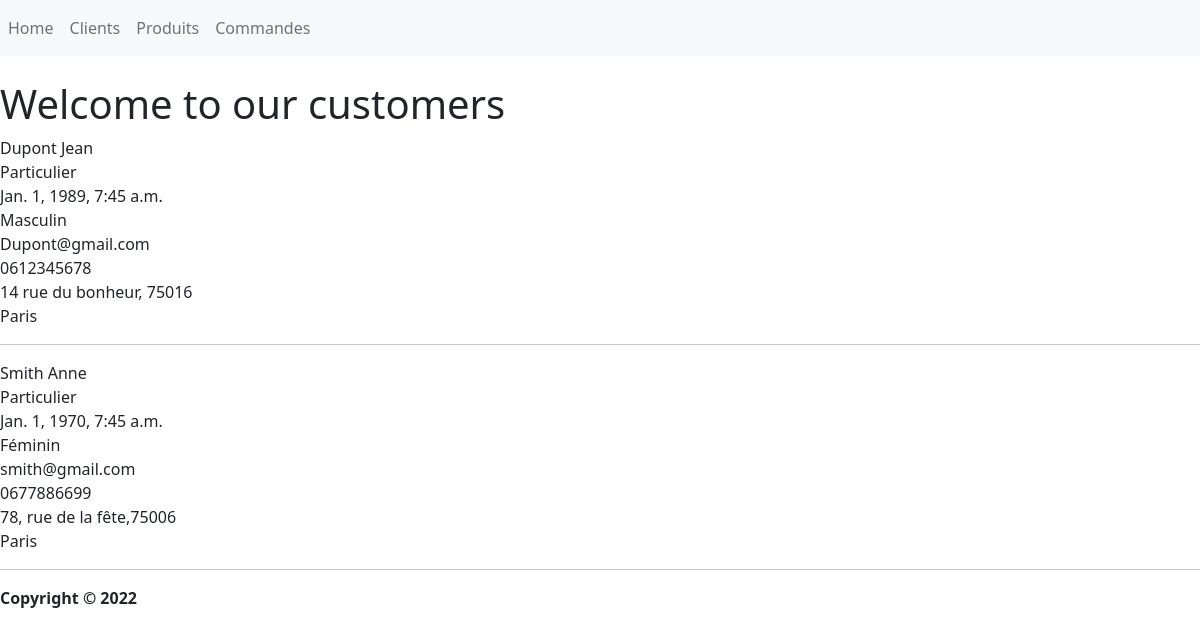
/Clients/, run on the app's committed database.
### Main/models.py (models this page shows, shortened)
class Customer(models.Model):
    GENDER_CHOICES=(('Masculin','Masculin'),('Féminin','Féminin'),('Autre','Autre')
    )
    name=models.CharField(max_length=255, null=True)
    customer_type=models.CharField(max_length=255, null=True)
    DoB=models.DateTimeField(null=True)
    gender=models.CharField(max_length=255, null=True,choices=GENDER_CHOICES)
    email=models.CharField(max_length=255, null=True)
    phone=models.CharField(max_length=12, null=True)
    address=models.CharField(max_length=255, null=True)
    town=models.CharField(max_length=255, null=True)
    region=models.CharField(max_length=255, null=True)
    date_created=models.DateTimeField(auto_now_add=True, null=True)

### Main/views.py (the view)
# urls.py: path('Clients/', customers, name='customers_page'),
def customers(request):
    if request.method=="POST":
        customer=Customer()
        customer.name=request.POST['customer_name']
        customer.customer_type=request.POST['customer_type']
        customer.DoB=request.POST['customer_DoB']
        customer.gender=request.POST['customer_gender']
        customer.email=request.POST['customer_email']
        customer.phone=request.POST['customer_phone']
        customer.address=request.POST['customer_address']
        customer.town=request.POST['customer_town']
        customer.region=request.POST['customer_region']
        customer.save()
        return redirect('/')
    else:
        my_customer=Customer.objects.all()
        context={"my_customer": my_customer}
        return render(request,'Main/customers.html',context)

### Main/Templates/Main/customers.html
{% extends "main/base.html" %}
{% block content %}
    <header>
        <h1> Welcome to our customers </h1>
    </header>
   {% for my_customer_item in my_customer %}
        {{my_customer_item.name}}
        <br>
        {{my_customer_item.customer_type}}
        <br>
        {{my_customer_item.DoB}}
        <br>
        {{my_customer_item.gender}}
        <br>
        {{my_customer_item.email}}
        <br>
        {{my_customer_item.phone}}
        <br>
        {{my_customer_item.address}}
        <br>
        {{my_customer_item.town}}
        <br>
        <hr>
    {% endfor %}
{% endblock content %}

### data on the page
Customer: name "Dupont Jean", customer_type "Particulier", DoB "Jan. 1, 1989, 7:45 a.m.", gender "Masculin", email "Dupont@gmail.com", phone "0612345678", address "14 rue du bonheur, 75016", town "Paris"
Customer: name "Smith Anne", customer_type "Particulier", DoB "Jan. 1, 1970, 7:45 a.m.", gender "Féminin", email "smith@gmail.com", phone "0677886699", address "78, rue de la fête,75006", town "Paris"
